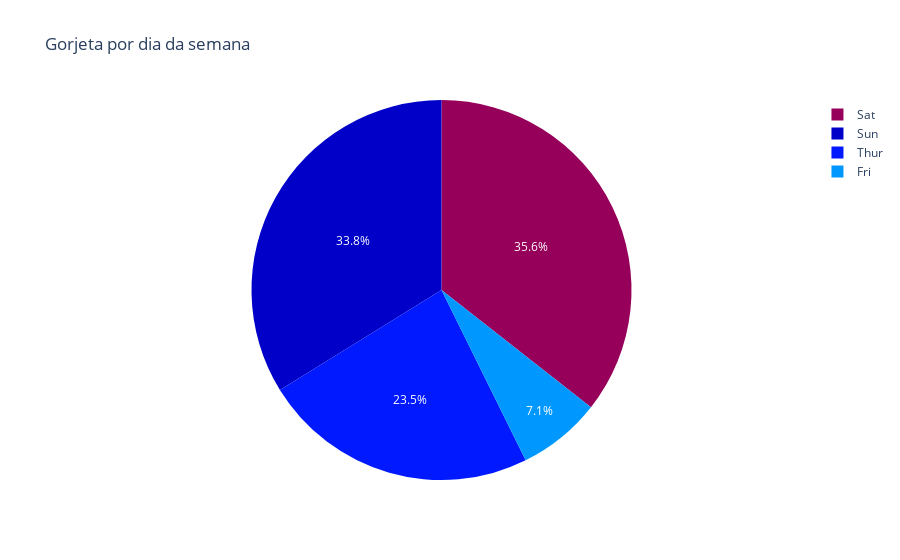

The notebook cell saved with this chart:
### Code cell
# Criação da Figura 2
# Visualizar escalas de cores diferentes:
# https://plotly.com/python/builtin-colorscales/
fig2 = px.pie(df, values = 'tip', names = 'day',
              title = 'Gorjeta por dia da semana',
              color_discrete_sequence = px.colors.sequential.Rainbow
             )

fig2.show()

### Figure 1 — Plotly figure (JSON) as saved in the notebook; plotly's stock layout.template omitted (floating-point values rounded to 4 significant figures; data arrays with more than 128 entries replaced by an {"elided": "..."} marker saying what was removed)
{"data": [{"domain": {"x": [0, 1], "y": [0, 1]}, "hovertemplate": "day=%{label}<br>tip=%{value}<extra></extra>", "labels": {"elided": "244 str values"}, "legendgroup": "", "name": "", "showlegend": true, "type": "pie", "values": {"elided": "244 float values"}}], "layout": {"autosize": true, "legend": {"tracegroupgap": 0}, "piecolorway": ["rgb(150,0,90)", "rgb(0,0,200)", "rgb(0,25,255)", "rgb(0,152,255)", "rgb(44,255,150)", "rgb(151,255,0)", "rgb(255,234,0)", "rgb(255,111,0)", "rgb(255,0,0)"], "title": {"text": "Gorjeta por dia da semana"}}}
